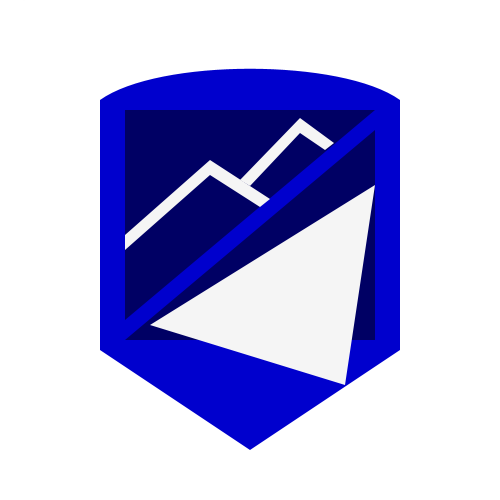
Frame 1 (no input)
Frame 60 (the mouse pressed at the canvas centre just before this capture): identical to frame 1, image omitted
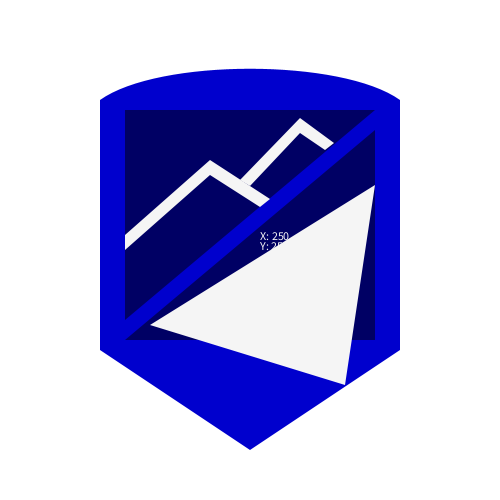
Frame 120 (the mouse held since frame 60 and released just before this capture)

The Processing sketch that drew these frames (run headless with seeded random() and noise(); from frame 60 on, the mouse is pressed at the canvas centre):

// Processing sketch: Snow_logo
// ── Snow_logo.pde
//Matthew Pritchard
//febuary 5 2015
//draft 3
void setup() {
  size(500, 500);
}

void draw() {
  
   background(255);
 
noStroke();

//outside border
createShape();
beginShape();
fill(0, 0, 205);
vertex(100, 350);
vertex(100, 100);
curveVertex(50, 350);
curveVertex(100, 100);
curveVertex(400, 100);
curveVertex(450, 350);
vertex(400, 100);
vertex(400, 350);
vertex(250, 450);
endShape(CLOSE);

//top inside triangle
createShape();
beginShape();
fill(0, 0, 100);
vertex(125, 320);
vertex(125, 110);
vertex(375, 110);
endShape(CLOSE);

//bottom inside triangle
createShape();
beginShape();
fill(0, 0, 100);
vertex(125, 340);
vertex(375, 340);
vertex(375, 130);
endShape(CLOSE);

//bottom mountain
createShape();
beginShape();
fill(245, 245, 245);
vertex(125, 250);
vertex(210, 175);
vertex(260, 207);
vertex(270, 199);
vertex(210, 160);
vertex(125, 235);
endShape(CLOSE);

//Top mountain
createShape();
beginShape();
fill(245, 245, 245);
vertex(250, 186);
vertex(300, 133);
vertex(325, 150);
vertex(334, 143);
vertex(300, 118);
vertex(240, 180);
endShape(CLOSE);

//Snow flake
createShape();
beginShape();
fill(245, 245, 245);
vertex(150,325);
vertex(345,385);
vertex(375,185);
endShape(CLOSE);

  text("X: " + mouseX, mouseX +10, mouseY -10, 50);
  text("Y: " + mouseY, mouseX +10, mouseY, 50);
}
